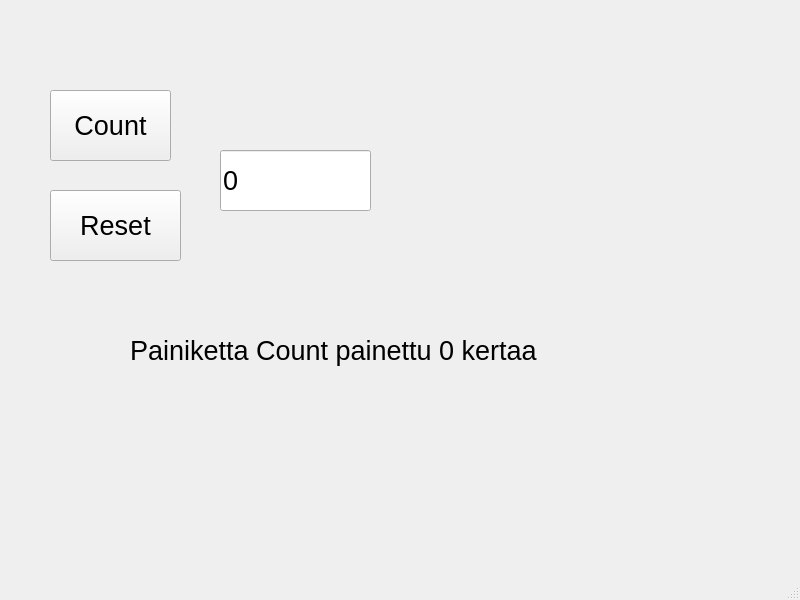
<?xml version="1.0" encoding="UTF-8"?>
<ui version="4.0">
 <class>MainWindow</class>
 <widget class="QMainWindow" name="MainWindow">
  <property name="geometry">
   <rect>
    <x>0</x>
    <y>0</y>
    <width>800</width>
    <height>600</height>
   </rect>
  </property>
  <property name="windowTitle">
   <string>MainWindow</string>
  </property>
  <widget class="QWidget" name="centralwidget">
   <widget class="QPushButton" name="btnCount">
    <property name="geometry">
     <rect>
      <x>50</x>
      <y>90</y>
      <width>121</width>
      <height>71</height>
     </rect>
    </property>
    <property name="font">
     <font>
      <pointsize>20</pointsize>
     </font>
    </property>
    <property name="text">
     <string>Count</string>
    </property>
   </widget>
   <widget class="QPushButton" name="btnReset">
    <property name="geometry">
     <rect>
      <x>50</x>
      <y>190</y>
      <width>131</width>
      <height>71</height>
     </rect>
    </property>
    <property name="font">
     <font>
      <pointsize>20</pointsize>
     </font>
    </property>
    <property name="text">
     <string>Reset</string>
    </property>
   </widget>
   <widget class="QLineEdit" name="txtResult">
    <property name="geometry">
     <rect>
      <x>220</x>
      <y>150</y>
      <width>151</width>
      <height>61</height>
     </rect>
    </property>
    <property name="font">
     <font>
      <pointsize>20</pointsize>
     </font>
    </property>
    <property name="text">
     <string>0</string>
    </property>
   </widget>
   <widget class="QLabel" name="labelInfo">
    <property name="geometry">
     <rect>
      <x>130</x>
      <y>310</y>
      <width>641</width>
      <height>81</height>
     </rect>
    </property>
    <property name="font">
     <font>
      <pointsize>20</pointsize>
     </font>
    </property>
    <property name="text">
     <string>Painiketta Count painettu 0 kertaa</string>
    </property>
   </widget>
  </widget>
  <widget class="QMenuBar" name="menubar">
   <property name="geometry">
    <rect>
     <x>0</x>
     <y>0</y>
     <width>800</width>
     <height>21</height>
    </rect>
   </property>
  </widget>
  <widget class="QStatusBar" name="statusbar"/>
 </widget>
 <resources/>
 <connections/>
</ui>
